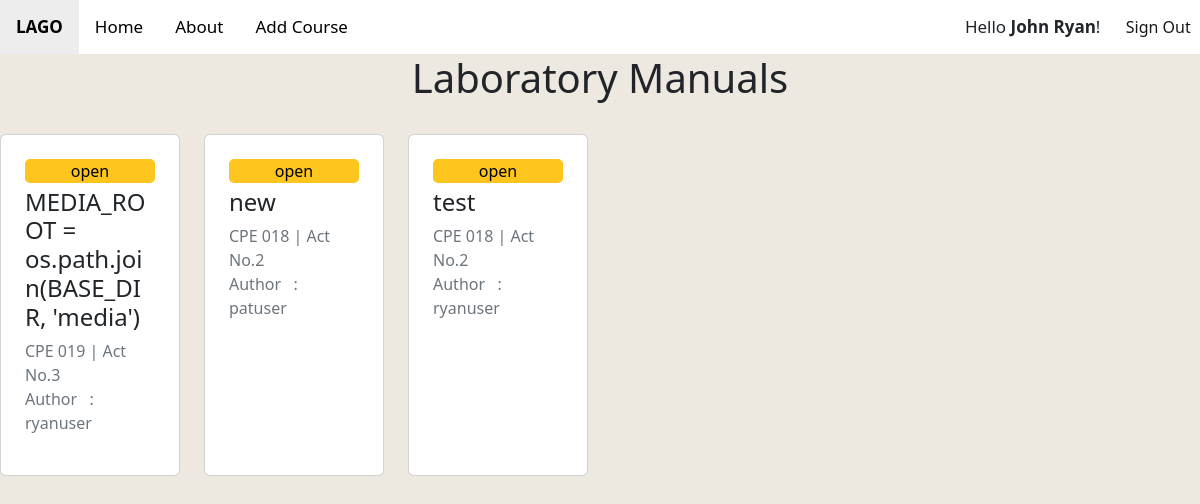
The page /home/view/ (signed in) on the database its author committed.
### main/models.py (models this page shows, shortened)
class labmanual(models.Model):
    id = models.AutoField(primary_key=True)
    author = models.ForeignKey(User, editable=False, on_delete=models.CASCADE)
    date_created = models.DateTimeField(default=timezone.now)
    act_no = models.IntegerField()
    lab_title = models.CharField(max_length=50)
    course_code = models.CharField(max_length=50)
    course_title = models.CharField(max_length=100)
    objective = models.TextField()
    ilos = models.TextField()
    discussion = models.TextField()
    res = models.TextField()
    procedures = RichTextField(blank=True, null=True)
    questions = models.TextField()
    supplementary = models.TextField()
    image_1 = models.ImageField(upload_to='images/')
    image_2 = models.ImageField(upload_to='images/')

### main/views.py (the view)
# urls.py: path("home/view/", login_required(labListView.as_view(),login_url='/'), name="view"),
class labListView(ListView):
    model = labmanual
    labmanual_list = labmanual.objects.all()
    template_name = 'main/view.html'
    context_object_name: 'labmanual_list'
    ordering = ['-date_created']

### main/templates/main/view.html (shortened to what this page needs)
{% extends 'main/base.html' %}
{% block previous %}
  <a href=".." class="active"><b>LAGO</b></a>
{% endblock %}
{% block body %}
  <h1 style="text-align:center">Laboratory Manuals</h1><br>
  <div class="row">
    {% for m in labmanual_list %}
    <div class="col-lg-2 col-md-6 col-sm-12 pb-4">
      <div class="card h-100 p-4">
        <a href="{% url 'preview' m.id %}" class="btnwarning" style="text-align: center;text-decoration:none;color:black">open</a>
        <h4>{{m.lab_title}}</h4>
        <p class="text-muted">{{m.course_code}} | Act No.{{m.act_no}}<br>Author &nbsp;&nbsp;: {{m.author}}</p>
      </div>
    </div>
    {% empty %}
    <p style="text-align:center;font-size:18px">No laboratory manual added.</p>
    {% endfor %}
  </div>
{% endblock %}

### main/templates/main/base.html (shortened to what this page needs)
<!doctype html>
<html lang="en">
    <head>
        <link rel="stylesheet" href="https://cdnjs.cloudflare.com/ajax/libs/font-awesome/4.7.0/css/font-awesome.min.css">
        <link rel="stylesheet" href="https://cdn.jsdelivr.net/npm/bootstrap-icons@1.9.1/font/bootstrap-icons.css">
        <link href="https://cdn.jsdelivr.net/npm/bootstrap@5.2.2/dist/css/bootstrap.min.css" rel="stylesheet">
        <link rel="stylesheet" href="https://stackpath.bootstrapcdn.com/font-awesome/4.7.0/css/font-awesome.min.css">
        <div class="topnav bg-white" id="myTopnav">
            {% block previous %}{% endblock %}
            <a href="/home">Home</a>
            <a href="/home/about">About</a>
            <a href="/home/settings">Add Course</a>
            <div class="d-flex flex-row-reverse">
                <button onclick="document.getElementById('id01').style.display='block'">Sign Out</button>
                <a aria-disabled="true" >Hello&nbsp;<b>{{request.user.first_name}}</b>!</a>
            </div>
        </div>
    </head>
    <body style="background-color: #ede8e0;">
        {% block body %}
        {% endblock %}
    </body>
</html>

### main/templates/main/base.html (style rules this page uses)
.active { background-color: #fec007; }
.btnwarning { background-color: #fdc51d; border-radius: 5px; margin-bottom: 5px; }
.topnav { overflow: hidden; background-color: #333; }
.topnav a { float: left; display: block; color: #000000; text-align: center; padding: 14px 16px; text-decoration: none; font-size: 17px; }
button { background-color: #FFFFFF; color: black; padding: 5px 5px; margin: 8px 0; border: none; cursor: pointer; width: 10%; opacity: 0.9; }
body { font-family: Arial, Helvetica, sans-serif; overflow-x: hidden; overflow-y: auto; min-height:100%; }
html { min-height: 100%; }

### rows shown on the page
labmanual: lab_title "MEDIA_ROOT = os.path.join(BASE_DIR, 'media')", course_code "CPE 019", act_no "3", author "ryanuser"
labmanual: lab_title "new", course_code "CPE 018", act_no "2", author "patuser"
labmanual: lab_title "test", course_code "CPE 018", act_no "2", author "ryanuser"

### other values the page prints
{{ request.user.first_name }} "John Ryan"
